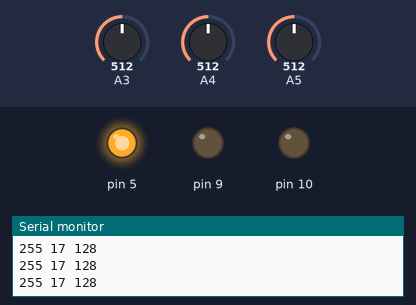
This sketch was run on a simulated Arduino Leonardo, built with avr-gcc and run on an emulated ATmega32U4. Shown: output pins drawn as LEDs (lit = HIGH), the last lines printed to the serial monitor. The inputs (shaded band) are chosen by the test bench; at power-on: A3 = 512, A4 = 512, A5 = 512.

Above: at 1.2 s.
1.3 s: A3 set to 264
2.8 s: A3 set to 246
At 3.3 s:
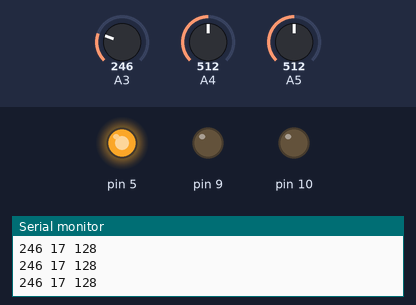
4.3 s: A3 set to 122
At 5.5 s:
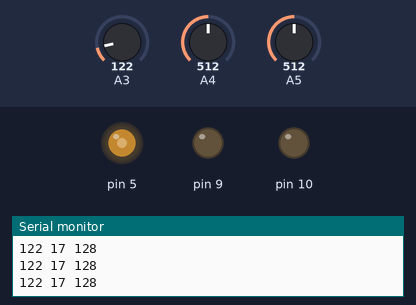
5.8 s: A3 set to 0
At 6.9 s:
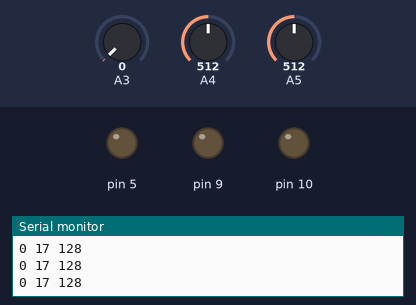
Timing chart, 0 to 8.3 s (numbered marks = the images above; inputs shaded):
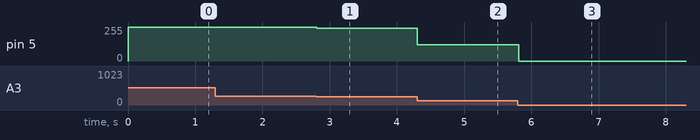

Measured:
- after the input at 2.8 s, pin 5: 255/255 → 246/255 at once
- after the input at 4.3 s, pin 5: 246/255 → 122/255 at once
- after the input at 5.8 s, pin 5: 122/255 → 0/255 at once

The sketch:

Esplora_sound_RGB_blink.ino
```cpp
/*
  Esplora Led/Microphone

  This simple sketch reads the microphone, light sensor, and slider.
  Then it uses those readings to set the brightness of red, green and blue
  channels of the RGB LED. The red channel will change with the loudness
  "heared" by the microphone, the green channel changes as the
  amount of light in the room and the blue channel will change
  with the position of the slider.

  Created on 22 november 2012
  By Enrico Gueli <enrico.gueli@gmail.com>
  Modified 24 Nov 2012
  by Tom Igoe
*/

#include <Esplora.h>

void setup() {
  // initialize the serial communication:
  Serial.begin(9600);
}

int lowLight = 400;   // the light sensor reading when it's covered
int highLight = 1023; // the maximum light sensor reading
int minGreen = 0;     // minimum brightness of the green LED
int maxGreen = 100;   // maximum brightness of the green LED

void loop() {
  // read the sensors into variables:
  int mic = Esplora.readMicrophone();
  int light = Esplora.readLightSensor();
  int slider = Esplora.readSlider();

  // convert the sensor readings to light levels:
  byte red   = constrain(mic, 0, 255);
  byte green = constrain(
                 map(light, lowLight, highLight, minGreen, maxGreen),
                 0, 255);
  byte blue  = slider / 4;

  // print the light levels (to see what's going on):
  Serial.print(red);
  Serial.print(' ');
  Serial.print(green);
  Serial.print(' ');
  Serial.println(blue);

  // write the light levels to the LED.
  // note that the green value is always 0:
  Esplora.writeRGB(red, 0, 0);

  // add a delay to keep the LED from flickering:
  delay(10);
}
```
